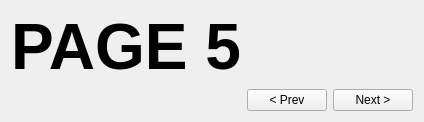
      <widget class="QWidget" name="page5">
       <property name="sizePolicy">
        <sizepolicy hsizetype="Expanding" vsizetype="Expanding">
         <horstretch>0</horstretch>
         <verstretch>0</verstretch>
        </sizepolicy>
       </property>
       <layout class="QGridLayout" name="gridLayout_3">
        <item row="0" column="0">
         <widget class="QLabel" name="label_6">
          <property name="sizePolicy">
           <sizepolicy hsizetype="MinimumExpanding" vsizetype="Preferred">
            <horstretch>0</horstretch>
            <verstretch>0</verstretch>
           </sizepolicy>
          </property>
          <property name="font">
           <font>
            <pointsize>48</pointsize>
            <weight>75</weight>
            <bold>true</bold>
           </font>
          </property>
          <property name="text">
           <string>PAGE 5</string>
          </property>
         </widget>
        </item>
        <item row="1" column="1">
         <widget class="QPushButton" name="btn4_2">
          <property name="sizePolicy">
           <sizepolicy hsizetype="MinimumExpanding" vsizetype="Fixed">
            <horstretch>0</horstretch>
            <verstretch>0</verstretch>
           </sizepolicy>
          </property>
          <property name="text">
           <string>&lt; Prev</string>
          </property>
         </widget>
        </item>
        <item row="1" column="2">
         <widget class="QPushButton" name="btn1_2">
          <property name="sizePolicy">
           <sizepolicy hsizetype="MinimumExpanding" vsizetype="Fixed">
            <horstretch>0</horstretch>
            <verstretch>0</verstretch>
           </sizepolicy>
          </property>
          <property name="text">
           <string>Next &gt;</string>
          </property>
         </widget>
        </item>
       </layout>
      </widget>
